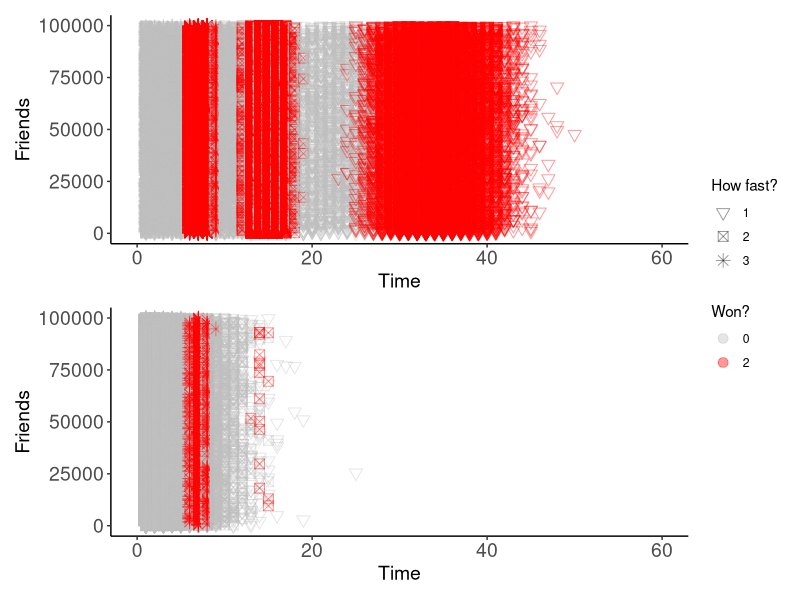
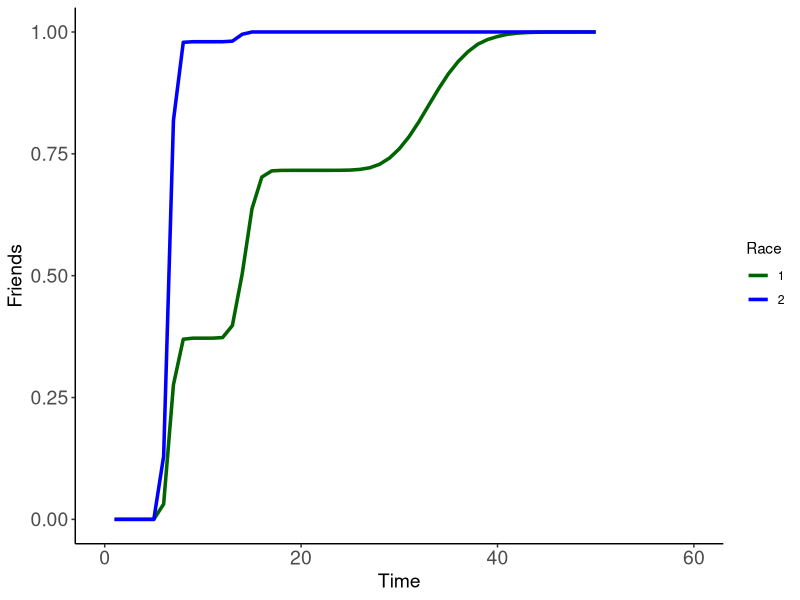
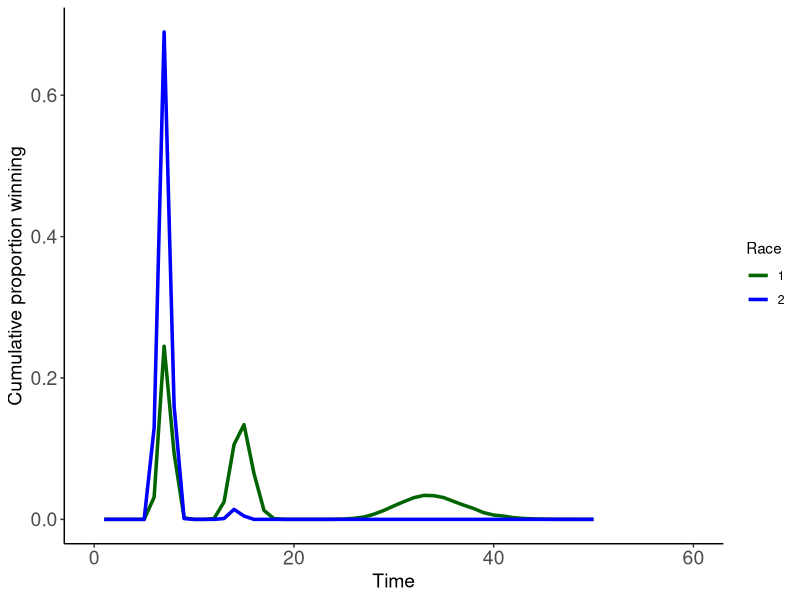

These figures' R source, in order:
## ---- chunk 1
#| echo: false
library(ggplot2)
library(patchwork)
## ---- chunk 2
death_function <- function(size, mort_prob){
  sampled <- sample(c(0,1), size,replace = TRUE, prob =c(mort_prob, 1- mort_prob))
  return(sampled)
}
## ---- chunk 3
progress_function <- function(id){
  
  if(id ==1){
  sampled <- runif(1,min =0, max =3)
  }
  else if (id ==2){
  sampled <- runif(1,min = 2,max=5)
  }
  else if (id ==3){
  sampled <- runif(1,min = 5, max =10)
  }
  return(sampled)
}
## ---- chunk 4
#| code-fold: true
lawn_race_function <- function(size, mort_prob, progress_time,time_step) {
  full_df <- data.frame(
      current_time = rep(0, size),
      time_event = rep(0, size),
      status = rep(1, size),
      progress = rep(0, size),
       id = rep(c(1, 2, 3), length = size),
       friend_number = seq(1, size))

  survived_subsetted <- full_df [full_df $status == 1 ,]
  
  i = 0
  
  while (nrow(full_df [full_df $status == 1 ,]) != 0) {
    
    i = i + 1
    dead_developed_already_subsetted <- full_df[full_df$status %in% c(0,2),]
    survived_subsetted <- full_df [full_df $status == 1 ,]
    survived_individuals <- nrow(survived_subsetted)
 ###If there are surviving individuals
      
      survived_subsetted$current_time <- i

      ### Did they die in this time-step?
      survived_subsetted$status <- death_function(survived_individuals, mort_prob)
      
      if(nrow(  survived_subsetted[survived_subsetted$status == 0, ])!=0){
      
      survived_subsetted[survived_subsetted$status == 0, ]$time_event <- i

      }
      ### Progressed
      growing_indviduals <- survived_subsetted[survived_subsetted$status == 1, ]

      ###If there are those that will grow
      if(nrow(growing_indviduals) !=0){
      
      growing_indviduals$progress <- round(growing_indviduals $progress + 
                                            time_step*sapply(X = growing_indviduals $id, FUN = progress_function ), 3)

      developed <- growing_indviduals[growing_indviduals$progress >= progress_time, ]

      ###If there are those developed 
      if(nrow(developed) != 0){
      growing_indviduals[growing_indviduals$progress >= progress_time, ]$status <- 2
      growing_indviduals[growing_indviduals$status == 2, ]$time_event <- i
      }
      }
      
      full_df <- rbind(dead_developed_already_subsetted ,
        survived_subsetted[survived_subsetted$status == 0, ],
       growing_indviduals
      )
  
  
  }
  return(full_df)
}

## ---- chunk 5
df_lawn_race1<- lawn_race_function(1e5,0.01,10,time_step = 1/5)
df_lawn_race2<- lawn_race_function(1e5,0.40,10,time_step = 1/5)
## ---- chunk 6
#| echo: false
#| 
first_panel <- ggplot(df_lawn_race1,aes(x = time_event, y = friend_number))+
  geom_point(aes(color = as.factor(status), shape = as.factor(id)),size = 3,alpha =0.4)+
  scale_color_manual(name = "Won?",values = c(`0` = "grey", `2` = "red"))+
  scale_shape_manual(name = "How fast?", values =c(6,7,8))+
  theme_classic() + 
  theme(axis.text = element_text(size = 14),
        axis.title = element_text(size = 14))+
        xlab("Time") + ylab("Friends") + xlim(0,60)

## ---- chunk 7
#| echo: false
#| 
second_panel <- ggplot(df_lawn_race2,aes(x = time_event, y = friend_number))+
  geom_point(aes(color = as.factor(status), shape = as.factor(id)),size = 3,alpha = 0.4)+
  scale_color_manual(name = "Won?",values = c(`0` = "grey", `2` = "red"))+
  scale_shape_manual(name = "How fast?", values =c(6,7,8))+
  theme_classic() + 
  theme(axis.text = element_text(size = 14),
        axis.title = element_text(size = 14))+
        xlab("Time") + ylab("Friends")  +xlim(0,60)
## ---- chunk 8
first_panel / second_panel +   plot_layout(guides = 'collect')
## ---- chunk 9
#| echo: false

plot_outcome <- function(df,facet){
  success_df <-  subset(df, df$status == 2)

success_df_2 <- as.data.frame(with(success_df, table( time_event)),
                              stringsAsFactors = FALSE)
success_df_2$time_event <- as.numeric(success_df_2$time_event )
success_df_2$Freq <- as.numeric(success_df_2$Freq )
success_df_2$prop <- success_df_2$Freq/(sum(success_df_2$Freq))

max_num <- 50

before_hand_df <- data.frame(time_event = (seq(1,max_num)), 
                             Freq = rep(0,length(seq(1,max_num))),
                             prop = rep(0,length(seq(1,max_num))))


numbers_alreadyin<- success_df_2$time_event

before_hand_df<- before_hand_df[!(before_hand_df$time_event %in% 
numbers_alreadyin),]

success_df_2<-rbind(success_df_2 ,before_hand_df)


success_df_2<- success_df_2[order(success_df_2$time_event),]

success_df_2$cum_prop <- cumsum(success_df_2$prop)
success_df_2$facet <- facet
return(success_df_2)
}
## ---- chunk 10
#| echo: false

df_lawn_race1_cumulative <-plot_outcome (df_lawn_race1,1)
df_lawn_race2_cumulative <- plot_outcome(df_lawn_race2,2)

df_full <- rbind(df_lawn_race1_cumulative,df_lawn_race2_cumulative)

## ---- chunk 11
#| echo: false

ggplot(df_full, aes(x = time_event, y= cum_prop, color = as.factor(facet), group = as.factor(facet)))+
  geom_line(size =1.2)+
  xlab("Time")+
  ylab("Cumulative proportion winning")+
  scale_color_manual(name = "Race",values = c(`1` = 'darkgreen', `2` = 'blue'))+
  theme_classic()+
 theme(axis.text = element_text(size = 14),
        axis.title = element_text(size = 14))+
        xlab("Time") + ylab("Friends")  +xlim(0,60)
## ---- chunk 12
ggplot(df_full, aes(x = time_event, y= prop, color = as.factor(facet), group = as.factor(facet)))+
 geom_line(size =1.2)+
  xlab("Time")+
  ylab("Cumulative proportion winning")+
  scale_color_manual(name = "Race",values = c(`1` = 'darkgreen', `2` = 'blue'))+
  theme_classic()+
 theme(axis.text = element_text(size = 14),
        axis.title = element_text(size = 14))+xlim(0,60)
